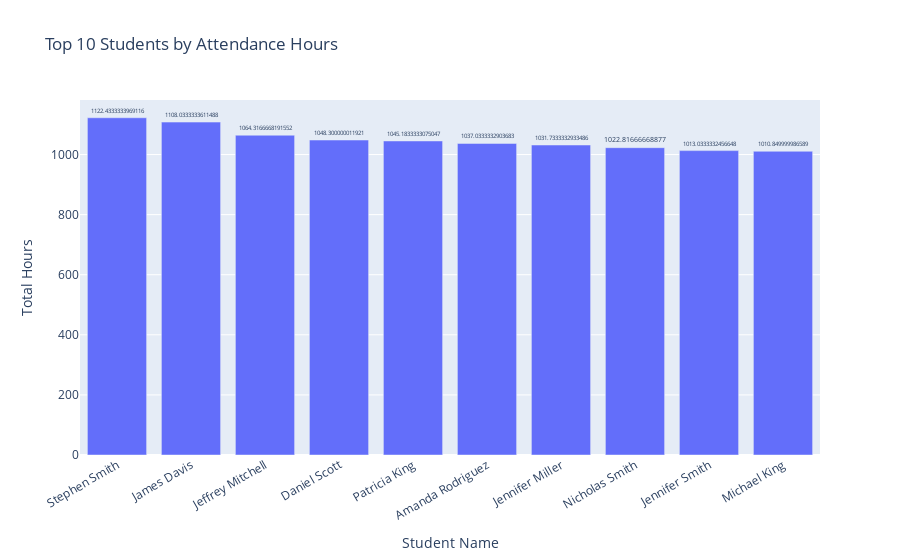

The notebook cell this image was saved under:
### Code cell
query = """
SELECT
    s.name AS student_name,
    SUM(f.total_hours) AS total_hours
FROM fact_attendance_daily f
JOIN dim_students s
    ON f.badge_id = s.badge_id
GROUP BY s.name
ORDER BY total_hours DESC
LIMIT 10;
"""

df = pd.read_sql_query(query, conn)

fig = px.bar(
    df,
    x="student_name",
    y="total_hours",
    title="Top 10 Students by Attendance Hours",
    labels={"student_name": "Student Name", "total_hours": "Total Hours"},
    text="total_hours"
)

fig.update_traces(textposition="outside")
fig.update_layout(xaxis_tickangle=-30)

fig.show()

### Figure 1 — Plotly figure (JSON) as saved in the notebook; plotly's stock layout.template omitted (floating-point values rounded to 4 significant figures)
{"data": [{"hovertemplate": "Student Name=%{x}<br>Total Hours=%{text}<extra></extra>", "legendgroup": "", "marker": {"color": "#636efa", "pattern": {"shape": ""}}, "name": "", "orientation": "v", "showlegend": false, "text": [1122.0, 1108.0, 1064.0, 1048.0, 1045.0, 1037.0, 1032.0, 1023.0, 1013.0, 1011.0], "textposition": "outside", "type": "bar", "x": ["Stephen Smith", "James Davis", "Jeffrey Mitchell", "Daniel Scott", "Patricia King", "Amanda Rodriguez", "Jennifer Miller", "Nicholas Smith", "Jennifer Smith", "Michael King"], "xaxis": "x", "y": [1122.0, 1108.0, 1064.0, 1048.0, 1045.0, 1037.0, 1032.0, 1023.0, 1013.0, 1011.0], "yaxis": "y"}], "layout": {"barmode": "relative", "legend": {"tracegroupgap": 0}, "title": {"text": "Top 10 Students by Attendance Hours"}, "xaxis": {"anchor": "y", "domain": [0, 1], "tickangle": -30, "title": {"text": "Student Name"}}, "yaxis": {"anchor": "x", "domain": [0, 1], "title": {"text": "Total Hours"}}}}
